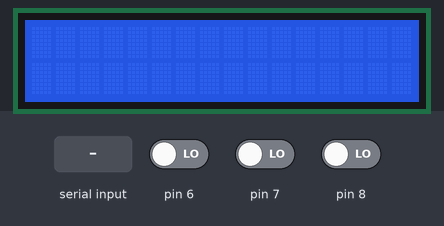
Bench run of a sketch on a simulated Arduino Uno, built with avr-gcc and run on an emulated ATmega328P. On the bench: 16×2 character LCD. Inputs (shaded band) come from the test bench; at power-on: pin 6 LOW, pin 7 LOW, pin 8 LOW. What the sketch prints to the serial monitor is not drawn.

Above: at 1.2 s.
1.3 s: pin 6 driven HIGH
3.4 s: byte 30 received over Serial
At 4.1 s:
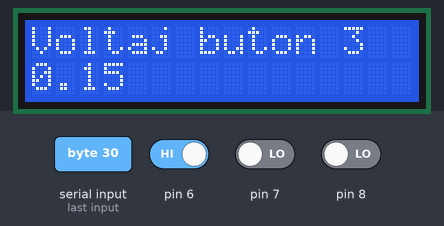
4.9 s: byte 90 received over Serial
At 5.3 s:
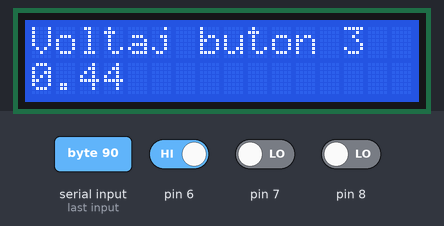
6.4 s: pin 7 driven HIGH
8.2 s: pin 8 driven HIGH
10.0 s: pin 6 driven LOW
Timing chart, 0 to 12.8 s (numbered marks = the images above; inputs shaded):
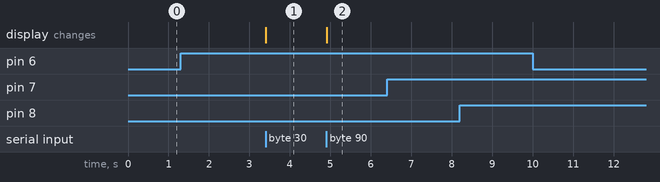

Measured:
- after the input at 1.3 s, every drawn part: stays the same
- after the input at 3.4 s, the display: changes at once (image 1)
- after the input at 4.9 s, the display: changes at once (image 2)
- after the input at 6.4 s, every drawn part: stays the same
- after the input at 8.2 s, every drawn part: stays the same
- after the input at 10.0 s, every drawn part: stays the same

The sketch:

arduino_master.ino
```cpp
/* Codul board-ului Master */
#include <LiquidCrystal.h>

#define NUM_OF_BUTTONS 3

LiquidCrystal lcd(12, 11, 5, 4, 3, 2);
int dataBuffer[NUM_OF_BUTTONS];
int pins[NUM_OF_BUTTONS];

void setup()
{
  /* Setarea pinilor pentru buton */
  pins[0] = 8;
  pins[1] = 7;
  pins[2] = 6;
  pinMode(pins[0], INPUT);
  pinMode(pins[1], INPUT);
  pinMode(pins[2], INPUT);

  /* Initializarea LCD-ului */
  lcd.begin(16, 2);

  /* Initializarea comunicarii prin UART */
  Serial.begin(9600);
}

void loop()
{
  /* Pentru fiecare buton */
  for(int iter = 0u; iter < NUM_OF_BUTTONS; iter++)
  {
    /* Verifica daca a fost apasat */
    if (digitalRead(pins[iter]) == HIGH)
    {
      /* Trimite semnal board-ului slave */
      Serial.write(iter);

      /* Verifica daca a primit raspuns */
      if (Serial.available() > 0)
      {
        lcd.clear(); /* Curata ecranul */

        int value = Serial.read(); /* Citeste valoarea raw */
        float convertedValue = (value * 5.0) / 1023; /* Formula de conversie a semnalului voltaj */

        /* Afisarea datelor primite */
        lcd.setCursor(0, 0);
        lcd.print("Voltaj buton ");
        lcd.print(iter+1);
        lcd.setCursor(0, 1);
        lcd.print(convertedValue);
      }
    }
  }

}
```
